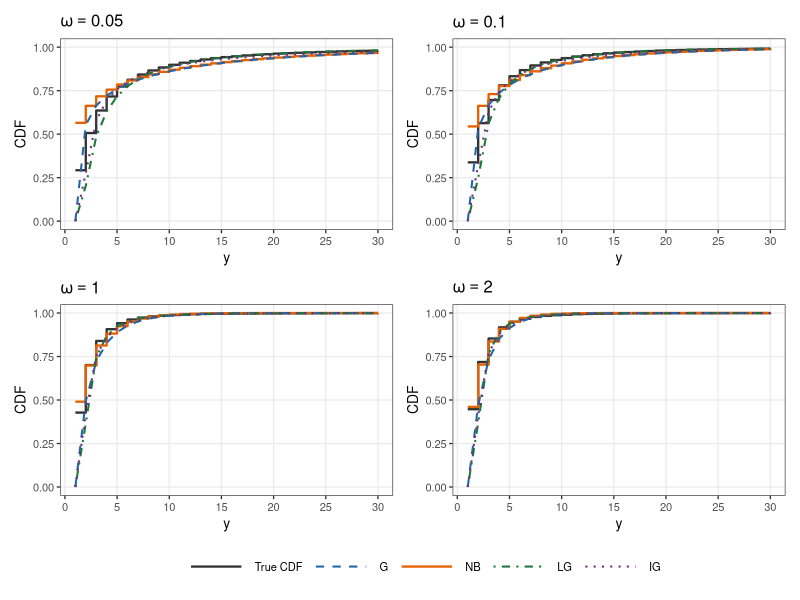
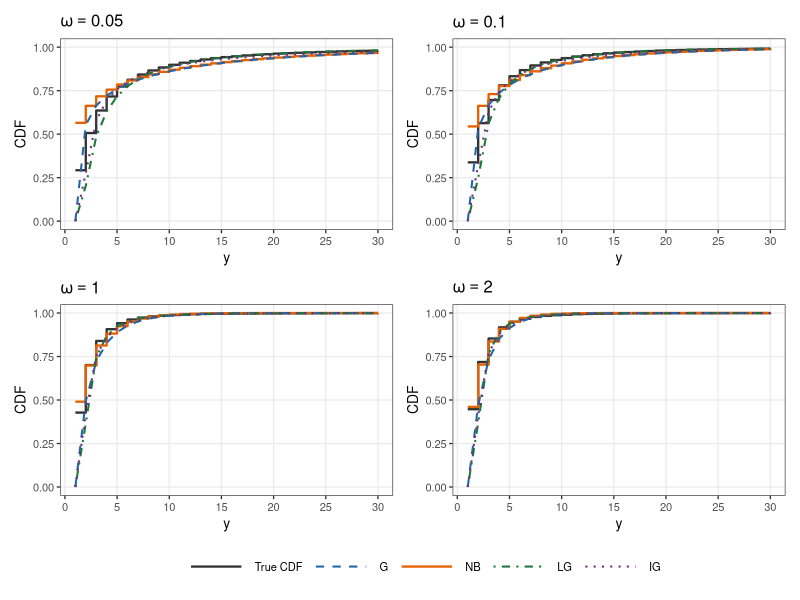

These figures' R source, in order:
# =============================================================================
# Approximation comparison: True CDF vs theoretical approximations
# Families: G (Gamma), NB (NegBin), LG (Log-Gaussian), IG (Inverse-Gaussian)
# =============================================================================

beta0      <- -2.0
alpha      <- 1.0
sigma2     <- 1.5
omega_vals <- c(0.05, 0.1, 1.0, 2.0)
n_sim      <- 20000
x_max      <- 30

library(ggplot2)
library(dplyr)
library(patchwork)
library(statmod)
library(grid)

set.seed(42)

# =============================================================================
# Core functions
# =============================================================================

prev_fun <- function(mu, omega, alpha)
  1 - (omega / (omega + mu * (1 - exp(-alpha))))^omega

marginal_moments <- function(beta0, sigma2, omega, alpha, n_mc = 50000) {
  S  <- rnorm(n_mc, 0, sqrt(sigma2))
  mu <- exp(beta0 + S)
  p  <- prev_fun(mu, omega, alpha)
  w  <- p / mean(p)
  
  mu_C     <- weighted.mean(alpha * mu / p, w)
  sigma2_C <- weighted.mean(
    alpha * mu * (1 + alpha) / p +
      alpha^2 * mu^2 / p * (1/omega + 1 - 1/p), w
  )
  
  list(mu_C = mu_C, sigma2_C = sigma2_C)
}

# Always return all families; invalid ones are NULL
build_cdfs <- function(mu_C, sigma2_C) {
  mu_Z  <- mu_C - 1
  var_Z <- sigma2_C
  
  out <- list(G = NULL, NB = NULL, LG = NULL, IG = NULL)
  if (!is.finite(mu_Z) || !is.finite(var_Z) || mu_Z <= 0 || var_Z <= 0) return(out)
  
  # G: Gamma (continuous)
  nu     <- var_Z / mu_Z
  lambda <- mu_Z^2 / var_Z
  if (is.finite(nu) && is.finite(lambda) && nu > 0 && lambda > 0) {
    out$G <- function(y) pgamma(pmax(y - 1.5, 0), shape = lambda, scale = nu)
  }
  
  # NB: NegBin (discrete)
  denom <- var_Z - mu_Z
  if (is.finite(denom) && denom > 0) {
    r <- mu_Z^2 / denom
    if (is.finite(r) && r > 0) {
      out$NB <- function(y) pnbinom(pmax(y - 1, 0), size = r, mu = mu_Z)
    }
  }
  
  # LG: Lognormal (continuous)
  cv2 <- var_Z / mu_Z^2
  if (is.finite(cv2) && cv2 > -1) {
    s2 <- log(1 + cv2)
    m  <- log(mu_Z) - s2/2
    if (is.finite(s2) && s2 >= 0 && is.finite(m)) {
      out$LG <- function(y) plnorm(pmax(y - 1.5, 1e-10), meanlog = m, sdlog = sqrt(s2))
    }
  }
  
  # IG: Inverse-Gaussian (continuous)
  lambda_ig <- mu_Z^3 / var_Z
  if (is.finite(lambda_ig) && lambda_ig > 0) {
    out$IG <- function(y) statmod::pinvgauss(pmax(y - 1.5, 1e-10),
                                             mean = mu_Z, shape = lambda_ig)
  }
  
  out
}

sim_marginal <- function(n, beta0, sigma2, omega, alpha) {
  out <- integer()
  while (length(out) < n) {
    S <- rnorm(n * 4, 0, sqrt(sigma2))
    W <- rnbinom(length(S), mu = exp(beta0 + S), size = omega)
    Y <- rpois(length(W), alpha * W)
    out <- c(out, Y[Y > 0])
  }
  out[1:n]
}

# =============================================================================
# Aesthetics
# =============================================================================

fam_levels <- c("True", "G", "NB", "LG", "IG")

fam_labels <- c(
  True = "True CDF",
  G    = "G",
  NB   = "NB",
  LG   = "LG",
  IG   = "IG"
)

fam_cols <- c(
  True = "grey20",
  G    = "#2166AC",
  NB   = "#E66101",
  LG   = "#1B7837",
  IG   = "#762A83"
)

fam_lty <- c(
  True = "solid",
  G    = "dashed",
  NB   = "solid",
  LG   = "dotdash",
  IG   = "dotted"
)

theme_paper <- theme_bw(base_size = 10) +
  theme(
    panel.grid.minor = element_blank(),
    strip.background = element_blank(),
    legend.position  = "bottom",
    legend.title     = element_blank(),
    legend.key.width = unit(1.6, "cm")
  )

# =============================================================================
# Main loop
# =============================================================================

plots <- list()
stat_rows <- list()
y_grid <- 1:x_max

for (omega in omega_vals) {
  
  y_sim <- sim_marginal(n_sim, beta0, sigma2, omega, alpha)
  Fn    <- ecdf(y_sim)
  
  mm   <- marginal_moments(beta0, sigma2, omega, alpha)
  cdfs <- build_cdfs(mm$mu_C, mm$sigma2_C)
  
  # True CDF from simulated data
  ecdf_df <- data.frame(
    y = y_grid,
    cdf = Fn(y_grid),
    family = factor("True", levels = fam_levels)
  )
  
  # Theoretical curves (only for non-NULL families)
  theo_df <- bind_rows(lapply(names(cdfs), function(fam) {
    if (is.null(cdfs[[fam]])) return(NULL)
    data.frame(
      y = y_grid,
      cdf = cdfs[[fam]](y_grid),   # <-- IMPORTANT: correct evaluation
      family = factor(fam, levels = fam_levels)
    )
  }))
  
  # Plot data combined (this also guarantees legend training if needed)
  plot_df <- bind_rows(ecdf_df, theo_df)
  
  p <- ggplot(plot_df, aes(x = y, y = cdf, colour = family, linetype = family)) +
    geom_step(data = subset(plot_df, family %in% c("True","NB")), linewidth = 0.8) +
    geom_line(data = subset(plot_df, family %in% c("G","LG","IG")), linewidth = 0.7) +
    scale_colour_manual(values = fam_cols, breaks = fam_levels, labels = fam_labels, drop = FALSE) +
    scale_linetype_manual(values = fam_lty, breaks = fam_levels, labels = fam_labels, drop = FALSE) +
    scale_x_continuous(limits = c(1, x_max), breaks = pretty(1:x_max, n = 5)) +
    scale_y_continuous(limits = c(0, 1)) +
    labs(title = bquote(omega == .(omega)), x = "y", y = "CDF") +
    theme_paper
  
  # We'll collect legend globally, so remove it per-panel
  plots[[as.character(omega)]] <- p + theme(legend.position = "none")
  
  # Stats: ALWAYS include G / NB / LG / IG rows
  for (fam in names(cdfs)) {
    if (is.null(cdfs[[fam]])) {
      stat_rows[[paste(omega, fam)]] <- data.frame(omega = omega, family = fam,
                                                   KS = NA_real_, MAD = NA_real_, CvM = NA_real_)
    } else {
      cdf_vals  <- cdfs[[fam]](y_grid)
      ecdf_vals <- Fn(y_grid)
      diff <- abs(ecdf_vals - cdf_vals)
      stat_rows[[paste(omega, fam)]] <- data.frame(omega = omega, family = fam,
                                                   KS = max(diff), MAD = median(diff), CvM = mean(diff^2))
    }
  }
}

# =============================================================================
# Combine with a guaranteed legend (patchwork guide collection)
# =============================================================================

# Create ONE plot that still has the legend, to be collected:
p_with_legend <- plots[[1]] +
  theme(legend.position = "bottom")

# keep legend only on first plot
plots2 <- plots
plots2[[1]] <- plots2[[1]] + theme(legend.position = "bottom")

final <- wrap_plots(plots2, nrow = 2) +
  plot_layout(guides = "collect") +
  plot_annotation(theme = theme(legend.position = "bottom"))
ggsave("gamma_approximation_check.pdf", final, width = 10, height = 9, device = cairo_pdf)
ggsave("gamma_approximation_check.png", final, width = 10, height = 9, dpi = 300)

cat("Saved gamma_approximation_check.pdf / .png\n")

# =============================================================================
# Console table (Gamma INCLUDED)
# =============================================================================

approx_levels <- c("G","NB","LG","IG")

stat_df <- bind_rows(stat_rows) |>
  mutate(family = factor(family, levels = approx_levels)) |>
  arrange(omega, family)

fmt <- function(x) ifelse(is.na(x), "--", sprintf("%.3f", x))

cat("\n=== Goodness of approximation (vs True CDF from simulated data) ===\n")
cat(sprintf("%-6s  %-6s  %7s  %7s  %7s\n", "omega", "Family", "KS", "MAD", "CvM"))
cat(strrep("-", 46), "\n")
for (i in seq_len(nrow(stat_df))) {
  r <- stat_df[i, ]
  cat(sprintf("%-6.2f  %-6s  %7s  %7s  %7s\n",
              r$omega, as.character(r$family), fmt(r$KS), fmt(r$MAD), fmt(r$CvM)))
}
cat(strrep("-", 46), "\n")
cat("KS: max|True-F|  MAD: mean|True-F|  CvM: mean(True-F)^2\n")
